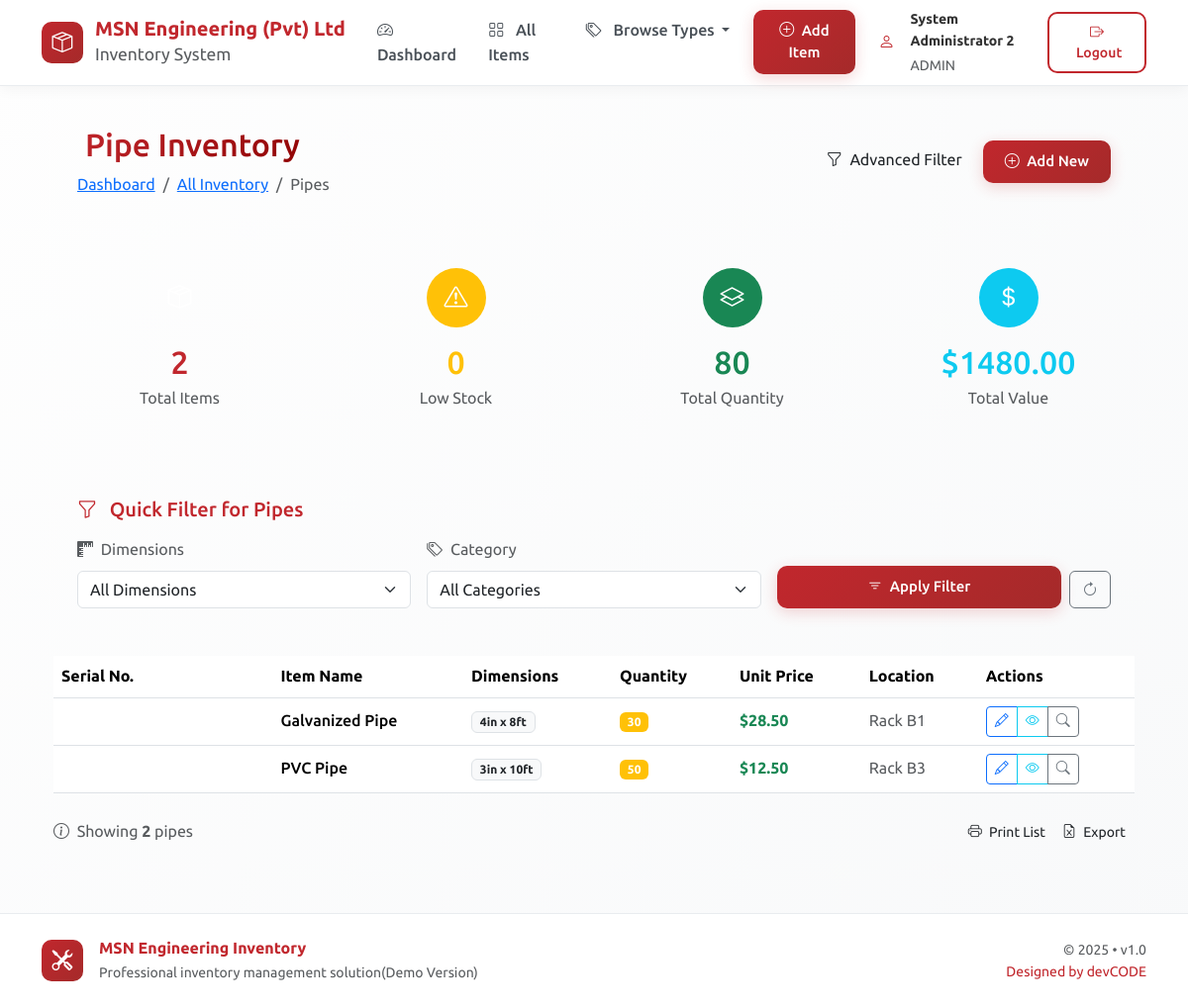
Screenshot of /type/Pipe (signed in) with the database file from the repository.
### tables this page shows
CREATE TABLE inventory
                 (id INTEGER PRIMARY KEY AUTOINCREMENT,
                  serial_number TEXT UNIQUE NOT NULL,
                  part_name TEXT NOT NULL,
                  part_type TEXT NOT NULL,
                  category TEXT NOT NULL,
                  dimensions TEXT,
                  quantity INTEGER NOT NULL,
                  unit_price REAL NOT NULL,
                  location TEXT,
                  supplier TEXT,
                  date_added TEXT,
                  last_updated TEXT,
                  notes TEXT);

### app.py (the view, shortened to what this page needs)
@app.route('/type/<string:part_type>')
@login_required
def view_by_type(part_type):
    conn = get_db_connection()
    try:
        items = conn.execute('''
            SELECT * FROM inventory
            WHERE UPPER(part_type) = UPPER(?)
            ORDER BY part_name
        ''', (part_type,)).fetchall()
        type_stats = conn.execute('''
            SELECT
                COUNT(*) as total_items,
                SUM(quantity) as total_quantity,
                SUM(quantity * unit_price) as total_value,
                SUM(CASE WHEN quantity < 10 THEN 1 ELSE 0 END) as low_stock_count
            FROM inventory
            WHERE UPPER(part_type) = UPPER(?)
        ''', (part_type,)).fetchone()
        dimensions = conn.execute('''
            SELECT DISTINCT dimensions
            FROM inventory
            WHERE UPPER(part_type) = UPPER(?) AND dimensions IS NOT NULL AND dimensions != ''
            ORDER BY dimensions
        ''', (part_type,)).fetchall()
        categories = conn.execute('''
            SELECT DISTINCT category
            FROM inventory
            WHERE UPPER(part_type) = UPPER(?) AND category IS NOT NULL AND category != ''
            ORDER BY category
        ''', (part_type,)).fetchall()
    except Exception as e:
        flash(f'Error loading {part_type} items: {str(e)}', 'error')
        items = []
        type_stats = {'total_items': 0, 'total_quantity': 0, 'total_value': 0, 'low_stock_count': 0}
        dimensions = []
        categories = []
    finally:
        conn.close()
    return render_template('type_view.html',
                         part_type=part_type,
                         items=items,
                         type_stats=type_stats,
                         dimensions=dimensions,
                         categories=categories)

### app.py (called while the page is built)
def login_required(f):
    @wraps(f)
    def decorated_function(*args, **kwargs):
        if 'user_id' not in session:
            return redirect(url_for('login'))
        return f(*args, **kwargs)
    return decorated_function

def get_db_connection():
    conn = sqlite3.connect('inventory.db')
    conn.row_factory = sqlite3.Row
    return conn

### templates/type_view.html (shortened to what this page needs)
{% extends "base.html" %}
{% block content %}
<div class="container-fluid fade-in">
    <div class="d-flex justify-content-between align-items-center mb-4 glass-card p-4">
        <div>
            <h1 class="h2 gradient-text mb-2">
                {{ part_type }} Inventory
            </h1>
            <nav aria-label="breadcrumb">
                <ol class="breadcrumb mb-0">
                    <li class="breadcrumb-item"><a href="{{ url_for('dashboard') }}">Dashboard</a></li>
                    <li class="breadcrumb-item"><a href="{{ url_for('view_inventory') }}">All Inventory</a></li>
                    <li class="breadcrumb-item active" aria-current="page">{{ part_type }}s</li>
                </ol>
            </nav>
        </div>
        <div class="d-flex gap-2">
            <a href="{{ url_for('filter_items') }}" class="btn btn-outline-maroon">
                <i class="bi bi-funnel me-1"></i> Advanced Filter
            </a>
            {% if session.user_type == 'admin' %}
            <a href="{{ url_for('add_item') }}" class="btn btn-maroon">
                <i class="bi bi-plus-circle me-1"></i> Add New
            </a>
            {% endif %}
        </div>
    </div>
    <div class="row mb-4">
        <div class="col-md-3 col-sm-6 mb-3">
            <div class="glass-card glass-card-hover p-4 h-100 text-center">
                <div class="rounded-circle bg-maroon d-inline-flex align-items-center justify-content-center mb-3"
                     style="width: 60px; height: 60px;">
                    <i class="bi bi-box-seam text-white fs-4"></i>
                </div>
                <h2 class="text-maroon mb-1">{{ type_stats.total_items|default(0) }}</h2>
                <p class="text-muted mb-0">Total Items</p>
            </div>
        </div>
        <div class="col-md-3 col-sm-6 mb-3">
            <div class="glass-card glass-card-hover p-4 h-100 text-center">
                <div class="rounded-circle bg-warning d-inline-flex align-items-center justify-content-center mb-3"
                     style="width: 60px; height: 60px;">
                    <i class="bi bi-exclamation-triangle text-white fs-4"></i>
                </div>
                <h2 class="text-warning mb-1">{{ type_stats.low_stock_count|default(0) }}</h2>
                <p class="text-muted mb-0">Low Stock</p>
            </div>
        </div>
        <div class="col-md-3 col-sm-6 mb-3">
            <div class="glass-card glass-card-hover p-4 h-100 text-center">
                <div class="rounded-circle bg-success d-inline-flex align-items-center justify-content-center mb-3"
                     style="width: 60px; height: 60px;">
                    <i class="bi bi-layers text-white fs-4"></i>
                </div>
                <h2 class="text-success mb-1">{{ type_stats.total_quantity|default(0) }}</h2>
                <p class="text-muted mb-0">Total Quantity</p>
            </div>
        </div>
        <div class="col-md-3 col-sm-6 mb-3">
            <div class="glass-card glass-card-hover p-4 h-100 text-center">
                <div class="rounded-circle bg-info d-inline-flex align-items-center justify-content-center mb-3"
                     style="width: 60px; height: 60px;">
                    <i class="bi bi-currency-dollar text-white fs-4"></i>
                </div>
                <h2 class="text-info mb-1">${{ "%0.2f"|format(type_stats.total_value|float) if type_stats.total_value else "0.00" }}</h2>
                <p class="text-muted mb-0">Total Value</p>
            </div>
        </div>
    </div>
    <div class="glass-card glass-card-hover p-4 mb-4">
        <h5 class="text-maroon mb-3">
            <i class="bi bi-funnel me-2"></i> Quick Filter for {{ part_type }}s
        </h5>
        <form method="POST" action="{{ url_for('filter_by_type', part_type=part_type) }}" class="row g-3">
            <div class="col-md-4">
                <label class="form-label text-muted">
                    <i class="bi bi-rulers me-1"></i> Dimensions
                </label>
                <select name="dimensions" class="form-select">
                    <option value="all">All Dimensions</option>
                </select>
            </div>
            <div class="col-md-4">
                <label class="form-label text-muted">
                    <i class="bi bi-tags me-1"></i> Category
                </label>
                <select name="category" class="form-select">
                    <option value="all">All Categories</option>
                </select>
            </div>
            <div class="col-md-4 d-flex align-items-end gap-2">
                <button type="submit" class="btn btn-maroon flex-grow-1">
                    <i class="bi bi-filter me-1"></i> Apply Filter
                </button>
                <a href="{{ url_for('view_by_type', part_type=part_type) }}" class="btn btn-outline-secondary">
                    <i class="bi bi-arrow-clockwise"></i>
                </a>
            </div>
        </form>
    </div>
    <div class="glass-card glass-card-hover overflow-hidden">
        <div class="table-responsive">
            <table class="table table-hover mb-0">
                <thead>
                    <tr class="table-maroon">
                        <th>Serial No.</th>
                        <th>Item Name</th>
                        <th>Dimensions</th>
                        <th>Quantity</th>
                        <th>Unit Price</th>
                        <th>Location</th>
                        <th>Actions</th>
                    </tr>
                </thead>
                <tbody>
                    {% if items %}
                        {% for item in items %}
                        <tr class="align-middle">
                            <td>
                                <span class="badge bg-maroon text-white font-monospace">{{ item.serial_number }}</span>
                            </td>
                            <td class="fw-medium">{{ item.part_name }}</td>
                            <td>
                                {% if item.dimensions %}
                                <span class="badge bg-light text-dark border">{{ item.dimensions }}</span>
                                {% else %}
                                <span class="text-muted">-</span>
                                {% endif %}
                            </td>
                            <td>
                                <span class="badge
                                    {% if item.quantity < 10 %}bg-danger
                                    {% elif item.quantity > 100 %}bg-success
                                    {% else %}bg-warning{% endif %}">
                                    {{ item.quantity }}
                                </span>
                            </td>
                            <td>
                                <span class="text-success fw-bold">${{ "%0.2f"|format(item.unit_price) }}</span>
                            </td>
                            <td>
                                <span class="text-muted">{{ item.location or 'Not Set' }}</span>
                            </td>
                            <td>
                                <div class="btn-group" role="group">
                                    {% if session.user_type == 'admin' %}
                                    <a href="{{ url_for('edit_item', item_id=item.id) }}"
                                       class="btn btn-sm btn-outline-primary"
                                       title="Edit Item">
                                        <i class="bi bi-pencil"></i>
                                    </a>
                                    {% endif %}
                                    <a href="#"
                                       class="btn btn-sm btn-outline-info view-details"
                                       title="View Details"
                                       data-item-id="{{ item.id }}">
                                        <i class="bi bi-eye"></i>
                                    </a>
                                    <a href="{{ url_for('filter_items') }}?dimensions={{ item.dimensions|urlencode if item.dimensions else '' }}"
                                       class="btn btn-sm btn-outline-secondary"
                                       title="Find Similar">
                                        <i class="bi bi-search"></i>
                                    </a>
                                </div>
                            </td>
                        </tr>
                        {% endfor %}
                    {% endif %}
                </tbody>
            </table>
        </div>
    </div>
    {% if items %}
    <div class="mt-4 d-flex justify-content-between align-items-center">
        <div class="text-muted">
            <i class="bi bi-info-circle me-1"></i>
            Showing <strong>{{ items|length }}</strong> {{ part_type|lower }}{% if items|length != 1 %}s{% endif %}
        </div>
        <div class="btn-group">
            <button class="btn btn-outline-maroon btn-sm" onclick="window.print()">
                <i class="bi bi-printer me-1"></i> Print List
            </button>
            <button class="btn btn-outline-maroon btn-sm" id="exportBtn">
                <i class="bi bi-file-earmark-excel me-1"></i> Export
            </button>
        </div>
    </div>
    {% endif %}
</div>
{% endblock %}

### static/css/custom.css (style rules this page uses)
:root { --maroon-light: #c1272d; --maroon-medium: #a52a2a; --maroon-dark: #8b0000; --white-pure: #ffffff; --white-soft: #f8f9fa; --white-cream: #fefefe; --gray-light: #e9ecef; --gray-medium: #6c757d; --gray-dark: #343a40; --success-light: #d1e7dd; --warning-light: #fff3cd; --danger-light: #f8d7da; --info-light: #cff4fc; --shadow-light: rgba(193, 39, 45, 0.08); --shadow-medium: rgba(193, 39, 45, 0.12); --shadow-dark: rgba(193, 39, 45, 0.15); }
body { font-family: 'Ubuntu', -apple-system, BlinkMacSystemFont, sans-serif; background: linear-gradient(135deg, var(--white-cream) 0%, var(--white-soft) 100%); color: var(--gray-dark); line-height: 1.6; min-height: 100vh; overflow-x: hidden; }
.container-fluid { max-width: 1400px; }
.gradient-text { background: linear-gradient(135deg, var(--maroon-light) 0%, var(--maroon-dark) 100%); -webkit-background-clip: text; -webkit-text-fill-color: transparent; background-clip: text; }
.btn-maroon { background: linear-gradient(135deg, var(--maroon-light) 0%, var(--maroon-medium) 100%); color: white; border: none; padding: 12px 28px; border-radius: 12px; font-weight: 600; font-size: 15px; transition: all 0.3s ease; box-shadow: 0 4px 15px rgba(193, 39, 45, 0.2); }
.gap-2 { gap: 0.5rem; }
.text-maroon { color: var(--maroon-light) !important; }

### templates/base.html (style rules this page uses)
:root { --maroon-light: #c1272d; --maroon-medium: #a52a2a; --maroon-dark: #8b0000; --white-pure: #ffffff; --white-soft: #f8f9fa; --white-cream: #fefefe; --gray-light: #e9ecef; --gray-medium: #6c757d; --shadow-light: rgba(193, 39, 45, 0.08); --shadow-medium: rgba(193, 39, 45, 0.12); }
body { font-family: 'Ubuntu', -apple-system, BlinkMacSystemFont, sans-serif; background: linear-gradient(135deg, var(--white-cream) 0%, var(--white-soft) 100%); color: #333; min-height: 100vh; }
.btn-maroon { background: linear-gradient(135deg, var(--maroon-light) 0%, var(--maroon-medium) 100%); color: white; border: none; padding: 10px 22px; border-radius: 10px; font-weight: 500; transition: all 0.3s ease; }

### rows the page displays
inventory: part_name "Galvanized Pipe", dimensions "4in x 8ft", quantity "30", unit_price "28.50", location "Rack B1"
inventory: part_name "PVC Pipe", dimensions "3in x 10ft", quantity "50", unit_price "12.50", location "Rack B3"

### other values shown
{{ session.full_name }} "System Administrator 2"
{{ session.user_type|upper }} "ADMIN"
{{ part_type }} "Pipe"
{{ type_stats.total_items|default(0) }} "2"
{{ type_stats.low_stock_count|default(0) }} "0"
{{ type_stats.total_quantity|default(0) }} "80"
{{ items|length }} "2"
{{ part_type|lower }} "pipe"
